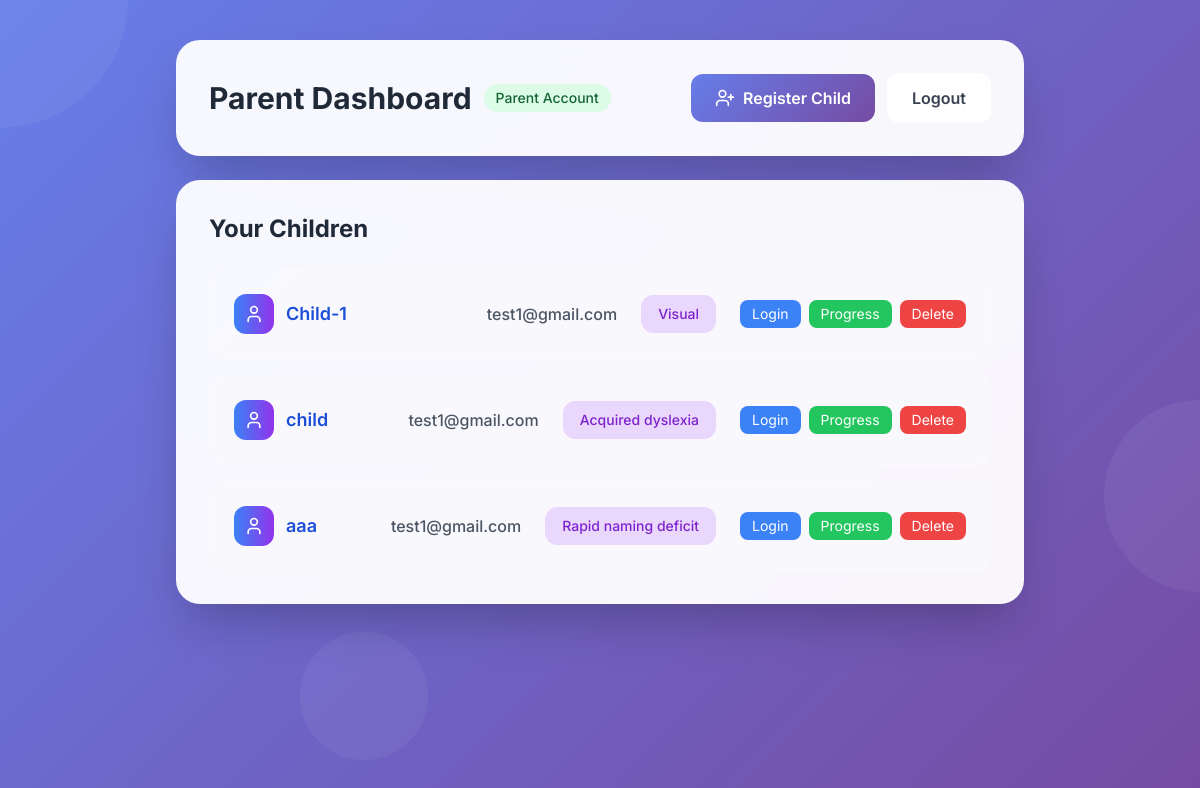
Page /dashboard/parent/ (signed in) on the earlier database version.
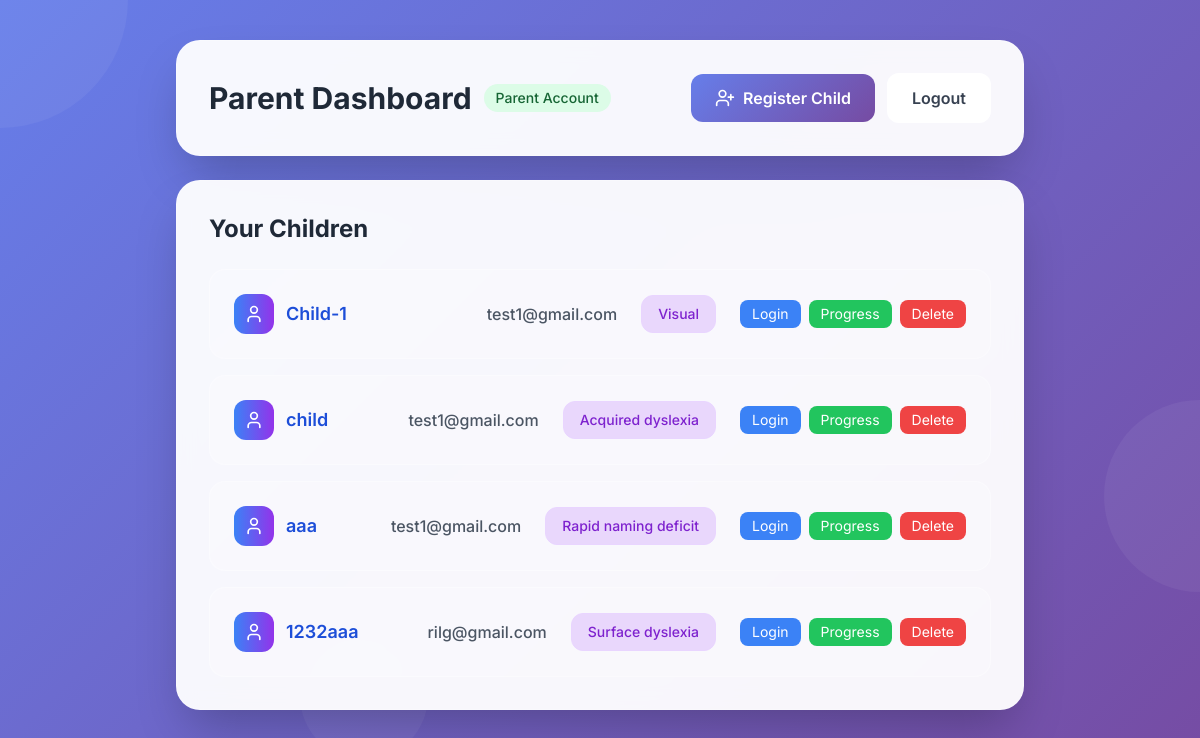
Same page on the later database version.
### accounts/models.py (models this page shows, shortened)
class ChildProfile(models.Model):
    child = models.OneToOneField(
        settings.AUTH_USER_MODEL,
        on_delete=models.CASCADE,
        related_name="profile"
    )
    parent = models.ForeignKey(
        settings.AUTH_USER_MODEL,
        on_delete=models.CASCADE,
        related_name="children_profiles",
        null=True, blank=True  # ✅ Independent users don’t need a parent
    )
    dyslexia_type = models.CharField(
        max_length=50,
        choices=DYSLEXIA_CHOICES,
        null=True, blank=True   # ✅ allow empty until chosen
    )

class CustomUser(AbstractUser):
    ROLE_CHOICES = (
        ("PARENT", "Parent"),
        ("CHILD", "Child"),
        ("INDEPENDENT", "Independent"),
    )
    role = models.CharField(max_length=20, choices=ROLE_CHOICES, default="CHILD")

### accounts/views.py (the view)
# urls.py: path("dashboard/parent/", views.parent_dashboard, name="parent_dashboard"),
@login_required
@user_passes_test(is_parent, login_url='/access-denied/')
def parent_dashboard(request):
    if request.user.role != "PARENT":
        return HttpResponseForbidden("Only parents can access this page.")
    children_profiles = ChildProfile.objects.filter(parent=request.user)
    return render(request, "accounts/parent_dashboard.html", {"children": children_profiles})

### accounts/views.py (called while the page is built)
def is_parent(user):
    return user.is_authenticated and user.role == 'PARENT'

### templates/accounts/parent_dashboard.html (shortened to what the changed rows need)
{% extends "base.html" %}
{% block content %}
<div class="max-w-4xl mx-auto p-4 sm:p-6" x-data="parentDashboard()">
  {% if request.user.is_authenticated and request.user.role == 'PARENT' %}
  <div class="glass-effect shadow-2xl rounded-3xl p-4 sm:p-6 md:p-8 mb-4 sm:mb-6 animate-fadeIn">
    <div class="flex flex-col sm:flex-row sm:items-center sm:justify-between space-y-4 sm:space-y-0">
      <div class="flex items-center space-x-3">
        <h1 class="text-xl sm:text-2xl md:text-3xl font-bold text-gray-800">Parent Dashboard</h1>
      </div>
    </div>
  </div>
  <div class="glass-effect shadow-2xl rounded-3xl p-4 sm:p-6 md:p-8 animate-fadeIn" style="animation-delay: 0.2s;">
    <h2 class="text-lg sm:text-xl md:text-2xl font-bold text-gray-800 mb-4 sm:mb-6">Your Children</h2>
    <ul class="space-y-3 sm:space-y-4">
      {% for profile in children %}
      <li class="p-3 sm:p-4 md:p-6 rounded-2xl border border-white border-opacity-30 bg-white bg-opacity-20 flex flex-col sm:flex-row sm:items-center sm:justify-between space-y-3 sm:space-y-0 card-hover">
        <a href="{% url 'child_dashboard' profile.child.id %}"
           class="font-semibold text-blue-700 hover:text-blue-800 text-base sm:text-lg flex items-center space-x-2 sm:space-x-3">
          <div class="w-8 h-8 sm:w-10 sm:h-10 bg-gradient-to-r from-blue-500 to-purple-600 rounded-xl flex items-center justify-center">
            <i data-lucide="user" class="w-4 h-4 sm:w-5 sm:h-5 text-white"></i>
          </div>
          <span class="truncate max-w-[120px] sm:max-w-none">{{ profile.child.username }}</span>
        </a>
        <div class="flex flex-col sm:flex-row sm:items-center sm:space-x-4 md:space-x-6 space-y-2 sm:space-y-0">
          <span class="text-gray-600 font-medium text-xs sm:text-sm md:text-base truncate max-w-[150px] sm:max-w-none">{{ profile.child.email }}</span>
          {% if profile.dyslexia_type %}
          <span class="px-2 py-1 sm:px-3 sm:py-1 md:px-4 md:py-2 text-xs sm:text-sm rounded-xl bg-purple-500 bg-opacity-20 text-purple-700 font-medium border border-purple-200">
            {{ profile.dyslexia_type }}
          </span>
          {% else %}
          <span class="px-2 py-1 sm:px-3 sm:py-1 md:px-4 md:py-2 text-xs sm:text-sm rounded-xl bg-gray-500 bg-opacity-20 text-gray-600 font-medium border border-gray-200">
            Not Set
          </span>
          {% endif %}
          <div class="flex space-x-2 self-end sm:self-auto mt-2 sm:mt-0">
            <button @click="openLogin({{ profile.child.id }}, '{{ profile.child.username|escapejs }}')"
                    class="px-2 py-1 sm:px-3 sm:py-1 text-xs sm:text-sm bg-blue-500 text-white rounded-lg hover:bg-blue-600">
              Login
            </button>
            <button @click="openProgress({{ profile.child.id }}, '{{ profile.child.username|escapejs }}', '{{ profile.child.email|escapejs }}', '{{ profile.dyslexia_type|default:"Not Set"|escapejs }}')"
                    class="px-2 py-1 sm:px-3 sm:py-1 text-xs sm:text-sm bg-green-500 text-white rounded-lg hover:bg-green-600">
              Progress
            </button>
            <button @click="openDelete({{ profile.child.id }}, '{{ profile.child.username|escapejs }}')"
                    class="px-2 py-1 sm:px-3 sm:py-1 text-xs sm:text-sm bg-red-500 text-white rounded-lg hover:bg-red-600">
              Delete
            </button>
          </div>
        </div>
      </li>
      {% endfor %}
    </ul>
  </div>
  {% endif %}
</div>
{% endblock %}

Differences in the rows shown:
added ChildProfile: child.username "1232aaa", child.email "rilg@gmail.com", dyslexia_type "Surface dyslexia"
